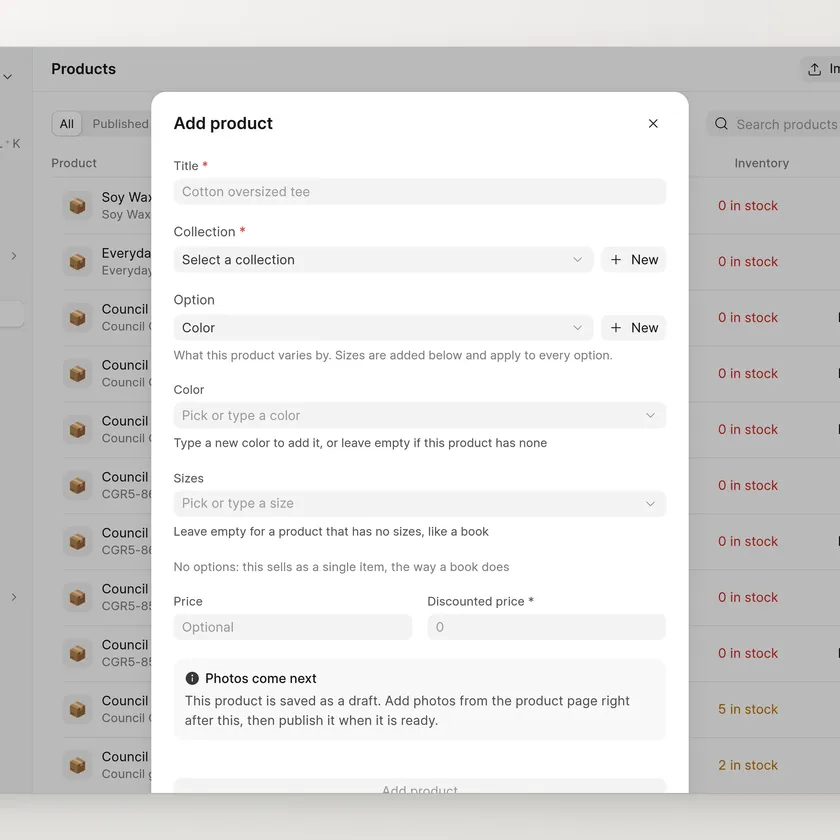
#> input picture add-product-before.webp, 840 x 840 px, shrunk from 2000 x 2002 before the run
$ python trim_shots.py ../../../add-product-before.webp
#> lines starting #> are read from the running program, lines starting #| are printed output that depends on the picture
import sys
from pathlib import Path

from PIL import Image, ImageChops

BOTTOM_GUTTER = 64


def trim(path):
	image = Image.open(path).convert("RGB")
#> image is the input picture: PIL image 840x840 RGB; mean R, G, B 222, 221.5, 221
	width, height = image.size
#> width = 840; height = 840
	background = Image.new("RGB", (width, height), image.getpixel((width - 1, height - 1)))
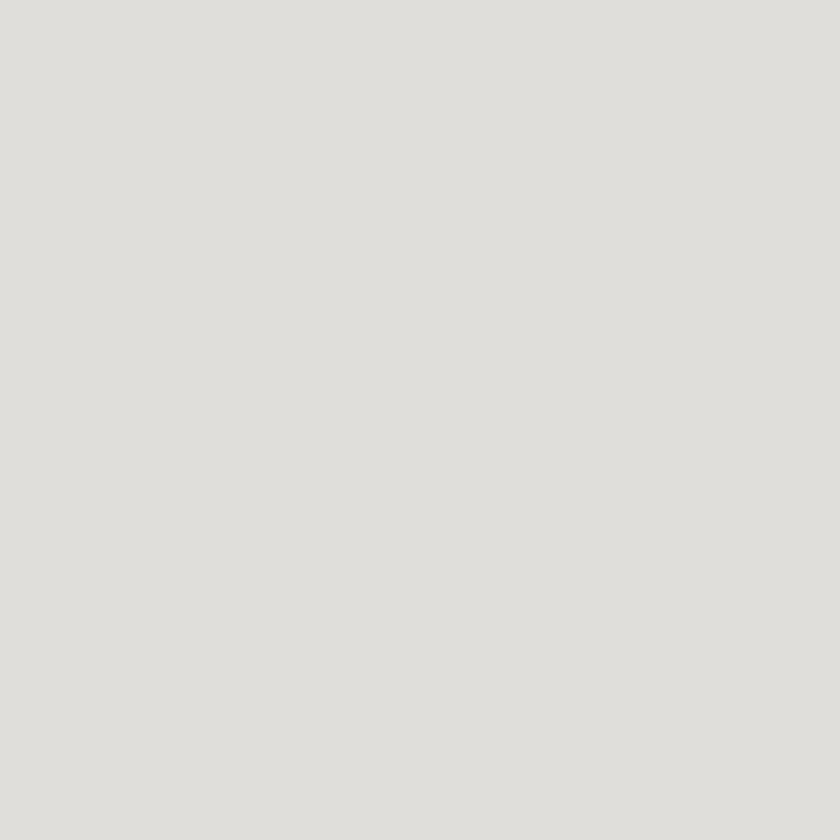
#> background: PIL image 840x840 RGB; mean R, G, B 224, 222, 218
	box = ImageChops.difference(image, background).getbbox()
#> box = (0, 0, 840, 840)
	if not box:
		return
	bottom = min(height, box[3] + BOTTOM_GUTTER)
#> bottom = 840
	image.crop((0, 0, width, bottom)).save(path, optimize=True)


for path in sys.argv[1:]:
	trim(Path(path))
